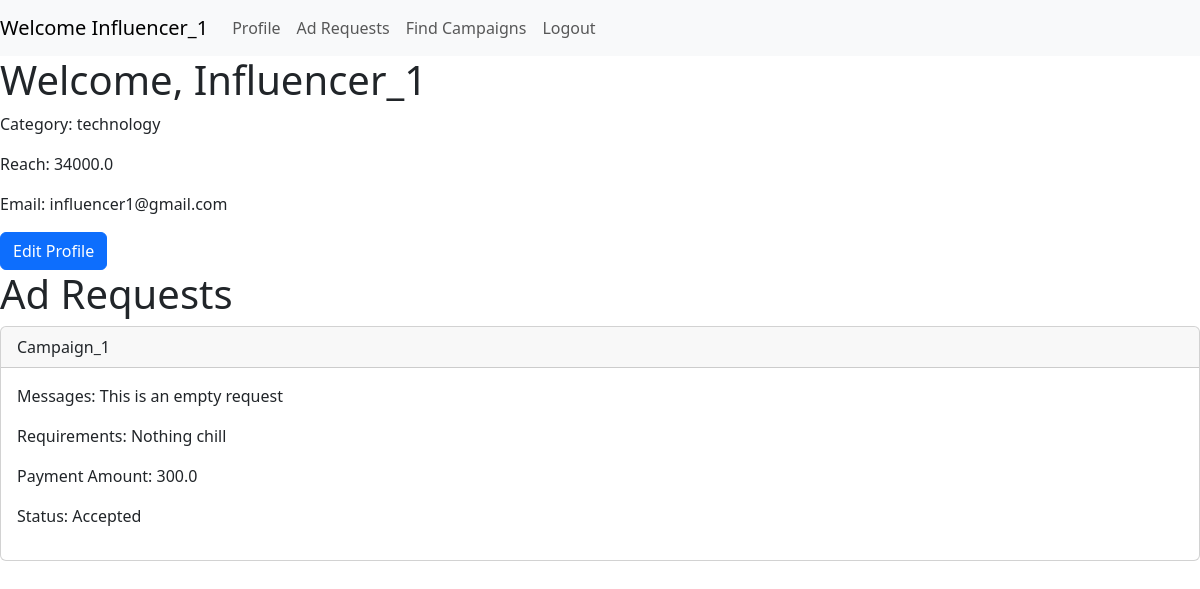
The page /influencer/ (signed in) on the database its author committed.
### components/models.py (models this page shows)
class User(db.Model, UserMixin):
    __tablename__ = "user"
    id = db.Column(db.Integer, primary_key=True, unique = True, nullable=False)
    role = db.Column(db.String, nullable=False)
    name = db.Column(db.String, nullable=False)
    email = db.Column(db.String, nullable=False, unique = True)
    password = db.Column(db.String, nullable=False)
    industry = db.Column(db.String)
    category = db.Column(db.String)
    reach = db.Column(db.Float)

class Ad_request(db.Model):
    __tablename__ = "ad_request"
    id = db.Column(db.Integer, primary_key=True, unique = True, nullable=False)
    influencer_id = db.Column(db.Integer, db.ForeignKey('user.id'))
    campaign_id = db.Column(db.Integer, db.ForeignKey('campaign.id'), nullable=False)
    messages = db.Column(db.String, nullable=False)
    requirements = db.Column(db.String, nullable=False)
    payment_amount = db.Column(db.Float, nullable=False)
    status = db.Column(db.String, nullable=False)
    negotiate = db.Column(db.Boolean, nullable=False, default=False)

### app.py (the view, shortened to what this page needs)
@app.route('/influencer/', methods=['GET', 'POST'])
@login_required
def influencer_dashboard():
    influencer = current_user
    ad_requests = get_influencer_ad_requests(influencer.id)
    for ad_request in ad_requests:
        campaign = get_campaign(ad_request.campaign_id)
        ad_request.name = campaign.name
        ad_request.influencer_name = influencer.name
    if request.method == 'GET':
        return render_template('influencer_dashboard.html', influencer=influencer, ad_requests=ad_requests, error="")
    elif request.method == 'POST' and request.form['form_id'] == 'edit_profile':
        update_user(influencer.email, {"name": request.form.get('name'), "password": request.form.get('password'), "category": request.form.get('category'),
                                       "reach": request.form.get('reach')})
        return redirect(url_for('influencer_dashboard'))
    elif request.method == 'POST' and request.form['form_id'] == 'negotiate_ad':
        update_ad_request(request.form['id'], {"payment_amount": request.form['payment_amount'], "negotiate": True, "status": "Pending"})
        return redirect(url_for('influencer_dashboard'))

### app.py (called while the page is built)
@login_manager.user_loader
def load_user(user_id):
    user = User.query.get(user_id)
    return user

### components/ad_request.py (called while the page is built)
def get_influencer_ad_requests(influencer_id):
    ad_requests = Ad_request.query.filter_by(influencer_id=influencer_id).all()
    return ad_requests

### components/campaign.py (called while the page is built)
def get_campaign(campaign_id):
    campaign = Campaign.query.filter_by(id=campaign_id).first()
    return campaign

### templates/influencer_dashboard.html (shortened to what this page needs)
<!DOCTYPE HTML>
<html>
    <head>
        <link href="https://cdn.jsdelivr.net/npm/bootstrap@5.3.3/dist/css/bootstrap.min.css" rel="stylesheet">
    </head>
    <body>
        <nav class="navbar navbar-expand-lg navbar-light bg-light">
            <a class="navbar-brand" href="#">Welcome {{ influencer.name }}</a>
            <div class="collapse navbar-collapse" id="navbarSupportedContent">
              <ul class="navbar-nav mr-auto">
                <li class="nav-item active">
                  <a class="nav-link" href="#Profile">Profile</a>
                </li>
                <li class="nav-item">
                  <a class="nav-link" href="#Ad_Requests">Ad Requests</a>
                </li>
                <li class="nav-item">
                    <a class="nav-link" href="{{ url_for('search') }}">Find Campaigns</a>
                </li>
                <li class="nav-item">
                    <a class="nav-link" href="{{ url_for('logout') }}">Logout</a>
                </li>
              </ul>
            </div>
        </nav>
        <div id="Profile">
            <h1>Welcome, {{ influencer.name }}</h1>
            <p>Category: {{ influencer.category }}</p>
            <p>Reach: {{ influencer.reach }}</p>
            <p>Email: {{ influencer.email }}</p>
            <button type="button" class="btn btn-primary" data-bs-toggle="modal" data-bs-target="#editProfileModal">
                Edit Profile
            </button>
        </div>
        <div id="Ad_Requests">
            <h1>Ad Requests</h1>
            {% for ad_request in ad_requests %}
                <div class="card">
                    <div class="card-header">
                        {{ ad_request.name }}
                    </div>
                    <div class="card-body">
                        <p class="card-text">Messages: {{ ad_request.messages }}</p>
                        <p class="card-text">Requirements: {{ ad_request.requirements }}</p>
                        <p class="card-text">Payment Amount: {{ ad_request.payment_amount }}</p>
                        {% if not ad_request.negotiate %}
                            <button type="button" class="btn btn-primary" data-bs-toggle="modal" data-bs-target="#revertAd{{ ad_request.id }}">
                                Revert
                            </button>
                            <button type="button" class="btn btn-primary" data-bs-toggle="modal" data-bs-target="#negotiateAd{{ ad_request.id }}">
                                Negotiate
                            </button>
                            <div class="modal fade" id="revertAd{{ ad_request.id }}" tabindex="-1" role="dialog" aria-labelledby="revertAd" aria-hidden="true">
                                <div class="modal-dialog modal-dialog-centered" role="document">
                                <div class="modal-content">
                                    <form method="POST" id="revert_ad">
                                        <div class="modal-header">
                                            <h5 class="modal-title" id="revertAd">Revert to Ad Request</h5>
                                        </div>
                                        <div class="modal-body">
                                            <input type="hidden" name="form_id" value="revert_ad">
                                            <input type="hidden" name="id" value="{{ ad_request.id }}">
                                            <label class="form-label">Would you like to Accept or Reject?</label>
                                            <label class="form-label">Ad Request for Campaign {{ ad_request.name }}</label>
                                            <label class="form-label">Messages: {{ ad_request.messages }}</label>
                                            <label class="form-label">Requirements: {{ ad_request.requirements }}</label>
                                            <label class="form-label">Payment Amount: {{ ad_request.payment_amount }}</label>
                                        </div>
                                        <div class="modal-footer">
                                            <button type="button" class="btn btn-secondary" data-bs-dismiss="modal">Close</button>
                                            <button type="submit" name="status" value="Accept" class="btn btn-primary">Accept</button>
                                            <button type="submit" name="status" value="Reject" class="btn btn-primary">Reject</button>
                                        </div>
                                    </form>
                                </div>
                                </div>
                            </div>
                            <div class="modal fade" id="negotiateAd{{ ad_request.id }}" tabindex="-1" role="dialog" aria-labelledby="negotiateAd" aria-hidden="true">
                                <div class="modal-dialog modal-dialog-centered" role="document">
                                <div class="modal-content">
                                    <form method="POST" id="negotiate_ad">
                                        <div class="modal-header">
                                            <h5 class="modal-title" id="negotiateAd">Negotiate Ad Request</h5>
                                        </div>
                                        <div class="modal-body">
                                            <input type="hidden" name="form_id" value="negotiate_ad">
                                            <input type="hidden" name="id" value="{{ ad_request.id }}">
                                            <label class="form-label">Ad Request for Campaign {{ ad_request.name }}</label>
                                            <label class="form-label">Messages: {{ ad_request.messages }}</label>
                                            <label class="form-label">Requirements: {{ ad_request.requirements }}</label>
                                            <input type="number" id="Payment_Amount" name="payment_amount" value="{{ ad_request.payment_amount }}" class="form-control" required>
                                            <label class="form-label">Payment Amount</label>
                                        </div>
                                        <div class="modal-footer">
                                            <button type="button" class="btn btn-secondary" data-bs-dismiss="modal">Close</button>
                                            <button type="submit" name="status" class="btn btn-primary">Send Request</button>
                                        </div>
                                    </form>
                                </div>
                                </div>
                            </div>
                        {% elif status == "Pending" %}
                            <p>Status: {{ ad_request.status }}</p>
                        {% else %}
                            <p>Status: {{ ad_request.status }}ed</p>
                        {% endif %}
                    </div>
                </div>
            {% endfor %}
        </div>
    </body>
</html>

### rows shown on the page
User: name "Influencer_1", category "technology", reach "34000.0", email "influencer1@gmail.com"
Ad_request: name "Campaign_1", messages "This is an empty request", requirements "Nothing chill", payment_amount "300.0", status "Accept"
